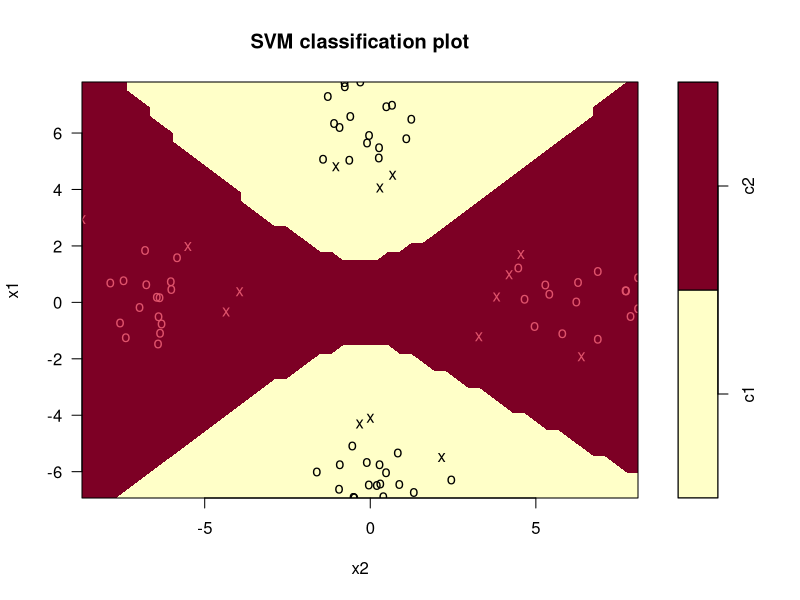
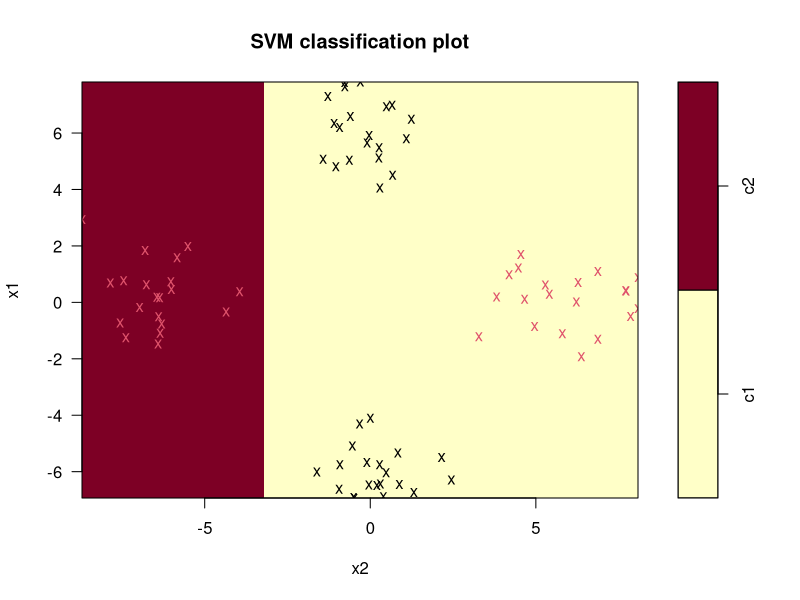
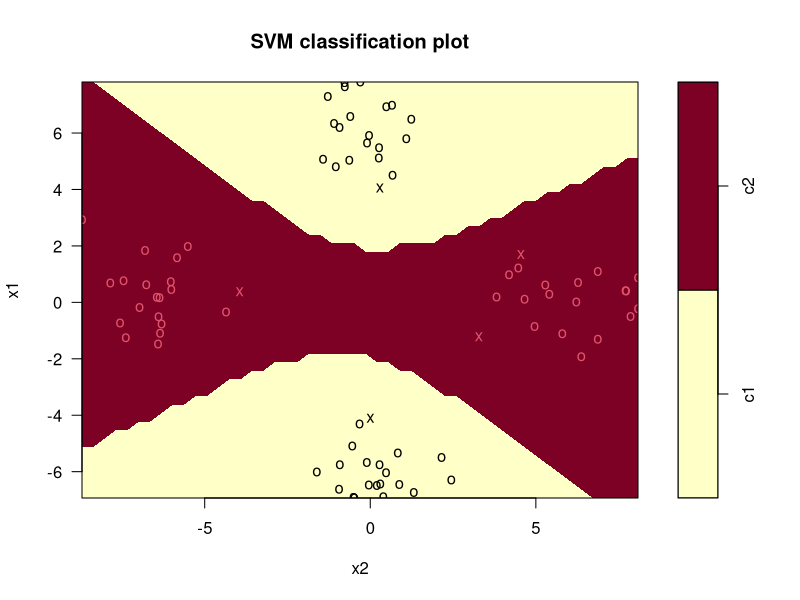
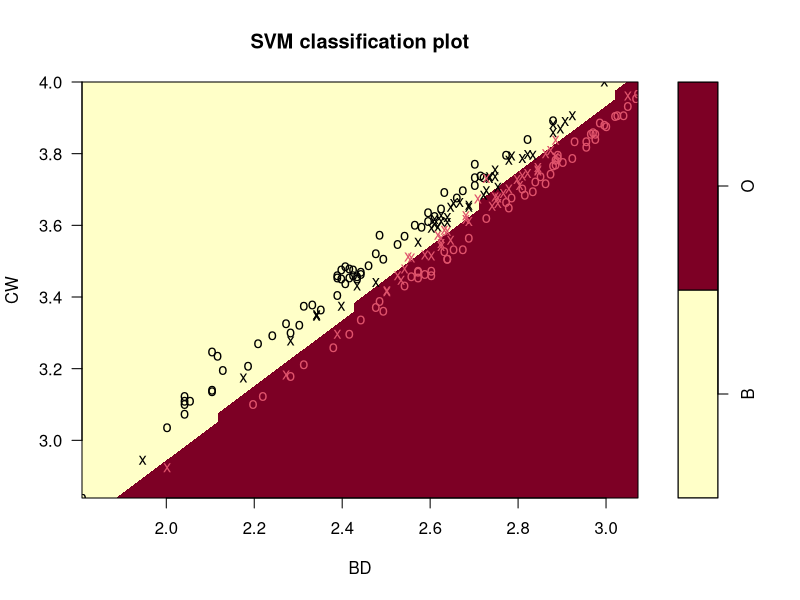
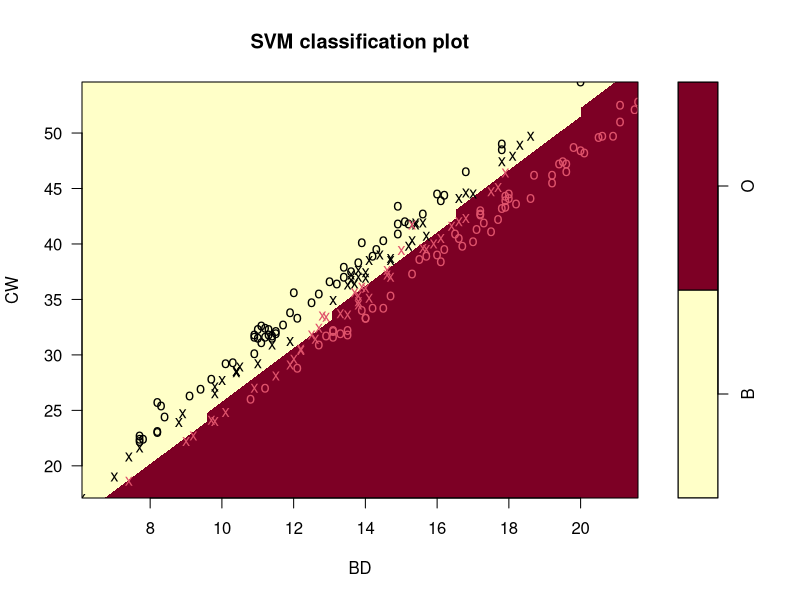
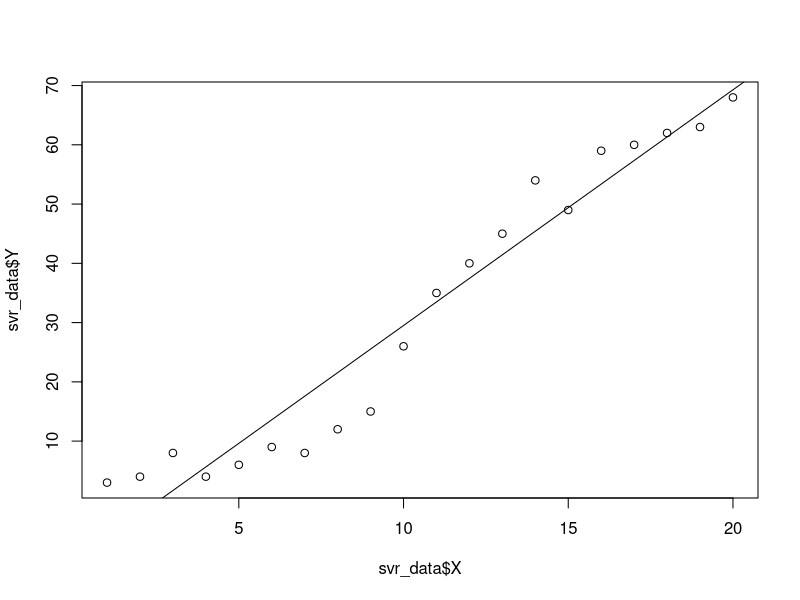
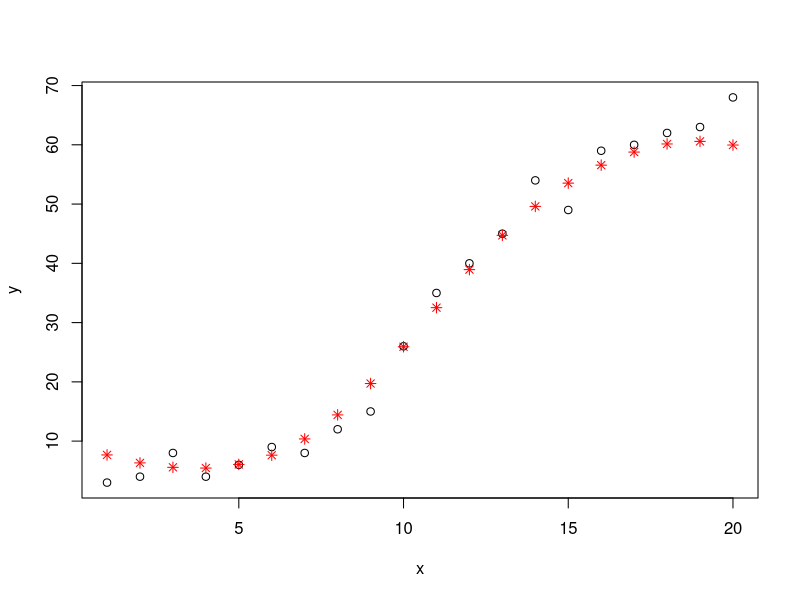
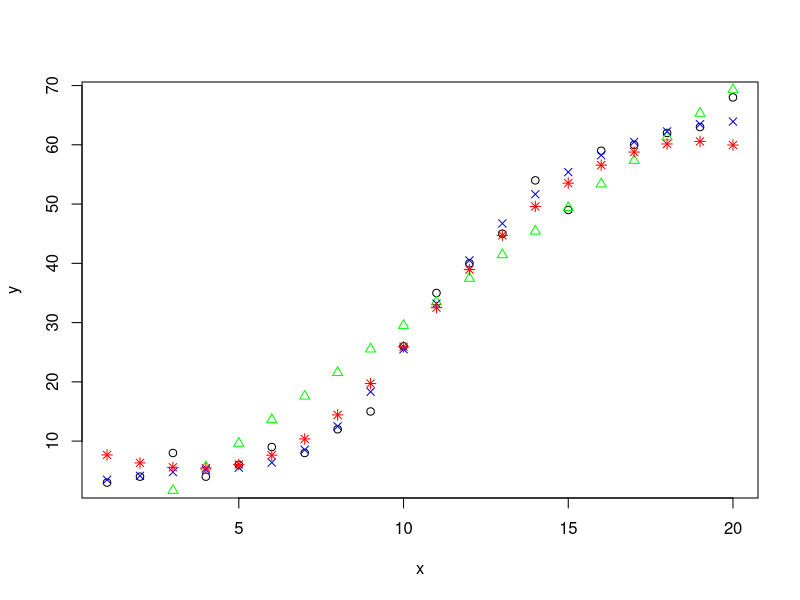

These charts were generated, in order, by the following R code:
## ---- chunk 1
knitr::opts_chunk$set(echo = TRUE)
library(e1071)
## ---- chunk 2
#Data
library(MASS)
normals <- list(list(class="c1",mu=c(-6,0),Sigma=c(1,2),n=20),
                list(class="c1",mu=c(6,0),Sigma=c(2,1),n=20),
                list(class="c2",mu=c(0,-6),Sigma=c(2,1),n=20),
                list(class="c2",mu=c(0,6),Sigma=c(1,2),n=20))
xor.data <- as.data.frame(do.call("rbind",
                                  lapply(normals,function(x) with(x,mvrnorm(n=n,mu=mu,Sigma=diag(Sigma))))))
names(xor.data) <- c("x1","x2")
xor.data$class <-
  factor(rep(sapply(normals,"[[","class"),sapply(normals,"[[","n")))

#SVM fits med forskellige kernels, og parametre:
model1= svm(class~.,data = xor.data)
plot(model1,data = xor.data)

model2= svm(class~.,data = xor.data,kernel = "linear")
plot(model2,data = xor.data)

model3= svm(class~.,data = xor.data,kernel = "radial",cost=1000,gamma=0.1,epil=0.1)
model3$nSV
plot(model3,data = xor.data)
## ---- chunk 3
data(crabs)
lcrabs <- log(crabs[,7:8])	# log of attribute vectors in crabs
crabs2 <- cbind(crabs[1], lcrabs)
model4 <- svm(sp~.,data=crabs2,kernel = "linear")
plot(model4 , data = crabs2)

crabs3 <- cbind(crabs[1], crabs[7:8])
model5 <- svm(sp~.,data=crabs3,kernel = "linear",cross =10)
model5
plot(model5 , data = crabs3)
## ---- chunk 4
#Indlæser data
svr_data = read.csv("svr_data.csv")
## ---- chunk 5
# i:
# Linear model
fit = lm(Y~X, data = svr_data)
summary(fit)
# Plotter data sammen med regressionslinjen
plot(svr_data$X, svr_data$Y)
abline(-10.2632,3.9774)

# ii:
# udregner RMSE
RMSE = sqrt( mean(fit$residuals^2) ); RMSE

# iii:
# Foretager support vektor regression
fit2 = svm(Y~X, data = svr_data); fit2
pre = predict(fit2, data = svr_data)
# Plotter data samt de predikterede værdier
plot(svr_data$X, svr_data$Y, xlab = "x", ylab = "y")
points(svr_data$X, pre, pch = 8, col = "red")
# Udregner RMSE for support vektor regressionen
sqrt( mean(fit2$residuals^2) )

# iv
# Tuner værdierne for svm-regressionen. For epsilon undersøges værdierne 0,0.01,0.02,...,0.2, og for cost undersøges værdierne 4,8,16,...512.
tune = tune.svm(Y~X, data = svr_data, epsilon = seq(0,0.2,0.01), cost = 2^(2:9))
# Fitter den tunede model til data
Tunefit = tune$best.model
# Predikterer værdier vha. den tunede model
TunePre = predict(Tunefit, data = svr_data)
# Udregner RMSE for den tunede model
res = svr_data$Y - TunePre
sqrt(mean(res^2))

# Plotter data samt de predikterede værdier for den lineære model, den ikke-tunede support vektor regression samt den tunede support vektor regression.
plot(svr_data$X, svr_data$Y, xlab = "x", ylab = "y")
points(svr_data$X, predict(fit,data=svr_data), pch = 2, col = "green")
points(svr_data$X, TunePre, pch = 4, col = "blue")
points(svr_data$X, pre, pch = 8, col = "red")

## ---- chunk 6
library(readr)
library(e1071)
stock <- read.csv("stock.csv", header = TRUE)
## ---- chunk 7
fit <- tune.svm(flower.time ~., data = stock, gamma = seq(0,0.01,0.002), cost = 2^(0:2))
plot(fit)
fit$best.parameters
fit$best.model
## ---- chunk 8
fit2 <- svm(flower.time ~., data = stock, gamma = fit$best.parameters$gamma, cost = fit$best.parameters$cost)
summary(fit2)
## ---- chunk 9
stock1 <- stock[1:348,]
stock2 <- stock[349:697,]
fit3 <- svm(flower.time ~ ., data = stock1, gamma = 0.008, cost = 2)
fit3pred <- predict(fit3, stock2)
(msesvm <- sum((fit3pred - stock2$flower.time)^2)/nrow(stock2))

fit4 <- lm(flower.time ~ ., data = stock1)
fit4pred <- predict(fit4, stock2)
(mselm <- sum((fit4pred - stock2$flower.time)^2)/nrow(stock2))
